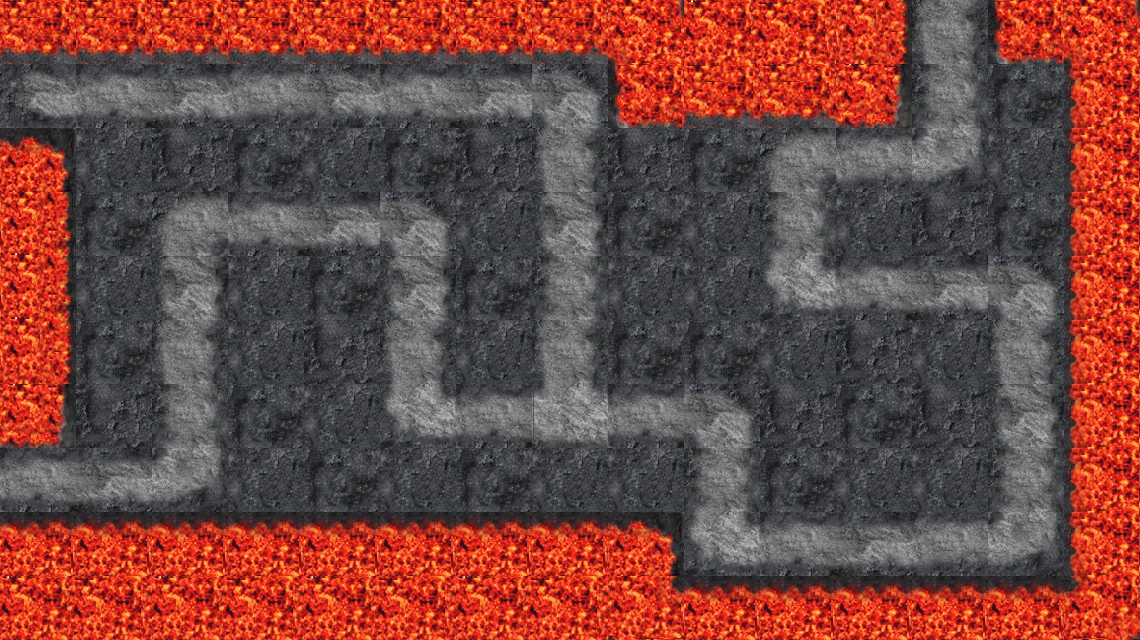

Rendered tile map (Tiled .tmx) drawn with the repository's tilesets; below, a short description and the map source with its tile grids summarised:
An orthogonal 15x10 tile map with 76x64 px tiles, 1 tile layer (Tile Layer 1).

<map version="1.0" orientation="orthogonal" width="15" height="10" tilewidth="76" tileheight="64">
 <tileset firstgid="1" name="sample_2" tilewidth="76" tileheight="64">
  <image source="Tile samples/sample_2.png" width="1216" height="1024" />
 </tileset>
 <layer name="Tile Layer 1" width="15" height="10">
  <data>[150 cells, 150 non-empty, 29 distinct tile ids]</data>
 </layer>
</map>
